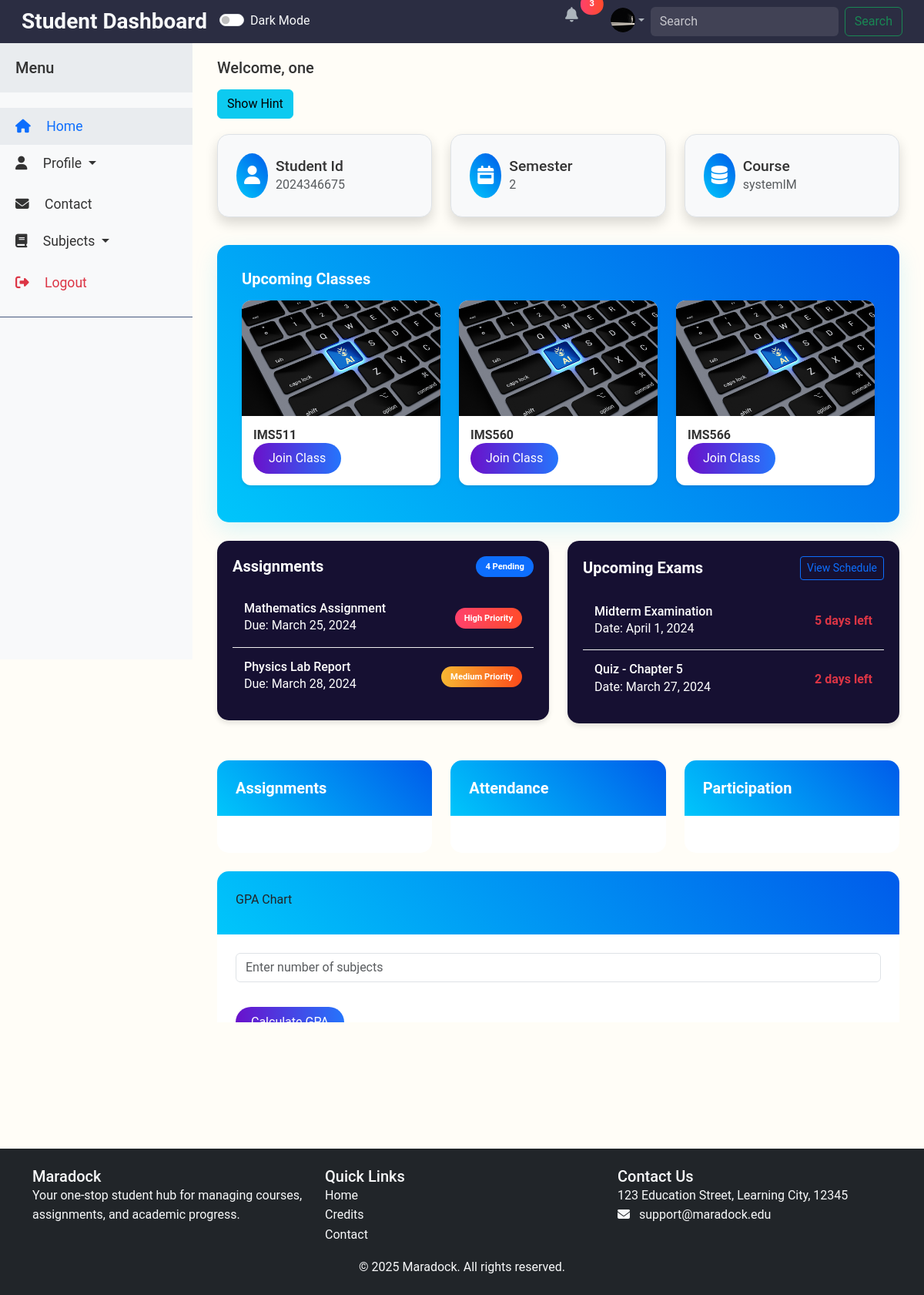
/pages/student/dashboard.php (signed in), run on the app's committed database.
### tables this page shows
CREATE TABLE `students` (
  `id` int NOT NULL,
  `user_id` int NOT NULL,
  `full_name` varchar(50) NOT NULL,
  `course` varchar(80) NOT NULL,
  `year` int DEFAULT NULL,
  `profile_picture` varchar(255) DEFAULT NULL,
  `phone` varchar(14) DEFAULT NULL,
  `date_of_birth` date DEFAULT NULL,
  `address` text,
  `city` varchar(255) DEFAULT NULL,
  `enrollment_date` date DEFAULT NULL,
  `student_id` varchar(20) DEFAULT NULL
);

CREATE TABLE `subjects` (
  `id` int NOT NULL,
  `subject_name` varchar(50) NOT NULL,
  `instructor_name` varchar(50) NOT NULL
);

### pages/student/dashboard.php (the view, shortened to what this page needs)
<?php
require_once '../../includes/config/db_connection.php';
$user_id = $_SESSION['id'];
$query = "SELECT * FROM students WHERE user_id = ?";
$stmt = $conn->prepare($query);
$stmt->bind_param('i', $user_id);
$stmt->execute();
$result = $stmt->get_result();
$student = $result->fetch_assoc();
$stmt = $conn->prepare("SELECT id, subject_name FROM subjects");
$stmt->execute();
$result = $stmt->get_result();
$subjects = $result->fetch_all(MYSQLI_ASSOC);
?>
<!DOCTYPE html>
<html lang="en">
<head>
    <link href="https://cdn.jsdelivr.net/npm/bootstrap@5.3.3/dist/css/bootstrap.min.css" rel="stylesheet">
    <link rel="stylesheet" href="../../assets/css/main.css">
    <link rel="stylesheet" href="../../assets/css/pages/dashboard.css">
</head>
<body>
<?php include '../../includes/components/student_navbar.php'; ?>
<div class="wrapper">
    <?php include '../../includes/components/sidebar.php'; ?>
    <div id="content">
        <div class="container-fluid">
            <h5 class="mb-3">
                Welcome, <?php echo htmlspecialchars($student['full_name'], ENT_QUOTES, 'UTF-8'); ?>
            </h5>
            <button type="button" class="btn btn-info mb-3" data-bs-toggle="modal" data-bs-target="#hintModal">
                Show Hint
            </button>
            <div class="mt-1 mb-3 button-container">
                <div class="row pl-0">
                <div class="col-lg-4 col-md-4 col-sm-6 col-12 mb-3">
                  <div class="bg-white border shadow">
                    <div class="media p-4">
                      <div class="align-self-center mr-3 rounded-circle notify-icon bg-theme">
                      <i class="fa-solid fa-user"></i>
                      </div>
                      <div class="media-body pl-2">
                        <h5 class="m-0">Student Id</h5>
                        <?php if ($student['user_id'] === null) : ?>
                            <p class="text-muted m-0">No Student ID</p>
                        <?php else : ?>
                            <p class="text-muted m-0"><?php echo htmlspecialchars($student['student_id'], ENT_QUOTES, 'UTF-8'); ?></p>
                        <?php endif; ?>
                      </div>
                    </div>
                  </div>
                </div>
                <div class="col-lg-4 col-md-4 col-sm-6 col-12 mb-3">
                  <div class="bg-white border shadow">
                    <div class="media p-4">
                      <div class="align-self-center mr-3 rounded-circle notify-icon bg-danger">
                      <i class="fa-solid fa-calendar-week"></i>
                      </div>
                      <div class="media-body pl-2">
                        <h5 class="m-0">Semester</h5>
                        <?php if ($student['year'] === null) : ?>
                            <p class="text-muted m-0">No semester assigned</p>
                        <?php else : ?>
                            <p class="text-muted m-0"><?php echo htmlspecialchars($student['year'], ENT_QUOTES, 'UTF-8'); ?></p>
                        <?php endif; ?>
                      </div>
                    </div>
                  </div>
                </div>
                <div class="col-lg-4 col-md-4 col-sm-6 col-12 mb-3">
                  <div class="bg-white border shadow">
                    <div class="media p-4">
                      <div class="align-self-center mr-3 rounded-circle notify-icon">
                      <i class="fa-solid fa-database"></i>
                      </div>
                      <div class="media-body pl-2">
                        <h5 class="m-0">Course</h5>
                        <?php if ($student['course'] === null) : ?>
                            <p class="text-muted m-0">No course assigned</p>
                        <?php else : ?>
                            <p class="text-muted m-0"><?php echo htmlspecialchars($student['course'], ENT_QUOTES, 'UTF-8'); ?></p>
                        <?php endif; ?>
                      </div>
                    </div>
                  </div>
                </div>
                </div>
              </div>
            <div class="upcoming-classes-container">
                <h5 class="mb-3">Upcoming Classes</h5>
                <div class="row">
                    <?php foreach ($subjects as $subject): ?>
                        <div class="col-lg-4 col-md-6 col-sm-12 mb-3">
                            <div class="class-card">
                                <img src="../../assets/img/class1.jpg" alt="Class Image" class="class-image">
                                <div class="class-info">
                                    <h6><?php echo htmlspecialchars($subject['subject_name'], ENT_QUOTES, 'UTF-8'); ?></h6>
                                    <a href="class_selection.php?class_id=<?php echo $subject['id']; ?>" class="btn btn-primary">Join Class</a>
                                </div>
                            </div>
                        </div>
                    <?php endforeach; ?>
                </div>
            </div>
            <div class="mt-4">
                <div class="row">
                    <div class="col-lg-6 mb-4">
                        <div class="assignments-container">
                            <div class="d-flex justify-content-between align-items-center mb-3">
                                <h5 class="m-0">Assignments</h5>
                                <span class="badge bg-primary">4 Pending</span>
                            </div>
                            <div class="assignment-list">
                                <div class="assignment-item">
                                    <div class="d-flex justify-content-between align-items-center">
                                        <div>
                                            <h6>Mathematics Assignment</h6>
                                            <p class="text-muted mb-0">Due: March 25, 2024</p>
                                        </div>
                                        <div class="dropdown">
                                            <span class="badge priority-badge bg-danger"
                                                  data-assignment-id="1"
                                                  data-bs-toggle="dropdown"
                                                  aria-expanded="false"
                                                  role="button">High Priority</span>
                                        </div>
                                    </div>
                                </div>
                                <div class="assignment-item">
                                    <div class="d-flex justify-content-between align-items-center">
                                        <div>
                                            <h6>Physics Lab Report</h6>
                                            <p class="text-muted mb-0">Due: March 28, 2024</p>
                                        </div>
                                        <div class="dropdown">
                                            <span class="badge priority-badge bg-warning"
                                                  data-assignment-id="1"
                                                  data-bs-toggle="dropdown"
                                                  aria-expanded="false"
                                                  role="button">Medium Priority</span>
                                        </div>
                                    </div>
                                </div>
                            </div>
                        </div>
                    </div>
                    <div class="col-lg-6 mb-4">
                        <div class="exams-container">
                            <div class="d-flex justify-content-between align-items-center mb-3">
                                <h5 class="m-0">Upcoming Exams</h5>
                                <a href="#" class="btn btn-sm btn-outline-primary">View Schedule</a>
                            </div>
                            <div class="exam-list">
                                <div class="exam-item">
                                    <div class="d-flex justify-content-between align-items-center">
                                        <div>
                                            <h6>Midterm Examination</h6>
                                            <p class="text-muted mb-0">Date: April 1, 2024</p>
                                        </div>
                                        <div class="countdown">5 days left</div>
                                    </div>
                                </div>
                                <div class="exam-item">
                                    <div class="d-flex justify-content-between align-items-center">
                                        <div>
                                            <h6>Quiz - Chapter 5</h6>
                                            <p class="text-muted mb-0">Date: March 27, 2024</p>
                                        </div>
                                        <div class="countdown">2 days left</div>
                                    </div>
                                </div>
                            </div>
                        </div>
                    </div>
                </div>
            </div>
            <div class="my-4">
                <div class="row">
                    <div class="col-md-4">
                        <div class="card">
                            <div class="card-header">
                                <h5 class="card-title">Assignments</h5>
                            </div>
                            <div class="card-body">
                            </div>
                        </div>
                    </div>
                    <div class="col-md-4">
                        <div class="card">
                            <div class="card-header">
                                <h5 class="card-title">Attendance</h5>
                            </div>
                            <div class="card-body">
                            </div>
                        </div>
                    </div>
                    <div class="col-md-4">
                        <div class="card">
                            <div class="card-header">
                                <h5 class="card-title">Participation</h5>
                            </div>
                            <div class="card-body">
                            </div>
                        </div>
                    </div>
                </div>
            </div>
           <div class="my-4">
            <div class="row">
                <div class="col-md-12">
                    <div class="card">
                        <div class="card-header">
                            <div class="card-title">GPA Chart</div>
                        </div>
                        <div class="card-body">
                            <input type="number" id="subjectCount" placeholder="Enter number of subjects" min="1" class="form-control mb-3">
                            <button id="gpaSubmit" class="btn btn-primary mt-3">Calculate GPA</button>
                        </div>
                    </div>
                </div>
            </div>
           </div>
        </div>
    </div>
</div>
<?php include '../../includes/components/student_footer.php'; ?>
</body>
</html>

### includes/components/student_navbar.php (shortened to what this page needs)
<nav class="navbar navbar-expand-lg">
  <div class="container-fluid">
      <a href="#" class="navbar-brand text-light">
          <h3>Student Dashboard</h3>
      </a>
      <div class="form-check form-switch">
      <input class="form-check-input" type="checkbox" id="darkModeToggle" />
      <label class="form-check-label text-light" for="darkModeToggle" id = "themeLabel">Dark Mode</label>
     </div>
      <div class="collapse navbar-collapse" id="navbarSupportedContent">
          <ul class="navbar-nav ms-auto mb-2 mb-lg-0">
              <li class="nav-item dropdown me-3">
                  <a class="nav-link" href="#" role="button" data-bs-toggle="dropdown">
                      <i class="fas fa-bell"></i>
                      <span class="position-absolute top-55 start-100 translate-middle badge rounded-pill bg-danger">
                          3
                      </span>
                  </a>
              </li>
              <li class="nav-item dropdown">
                  <a class="nav-link dropdown-toggle d-flex align-items-center" href="#" role="button" data-bs-toggle="dropdown">
                      <div class="avatar-wrapper">
                          <img src="<?php echo !empty($student['profile_picture']) ?'../../' . $student['profile_picture'] : '../../assets/img/default-avatar.png'; ?>"
                               alt="Profile"
                               class="avatar">
                      </div>
                  </a>
              </li>
          </ul>
          <form class="d-flex" role="search">
              <input class="form-control me-2" type="search" placeholder="Search" aria-label="Search">
              <button class="btn btn-outline-success" type="submit">Search</button>
          </form>
      </div>
  </div>
</nav>

### data on the page
students: profile_picture (picture), full_name "one", student "2024346675", year "2", course "systemIM"
subjects: subject_name "IMS511"
subjects: subject_name "IMS560"
subjects: subject_name "IMS566"
